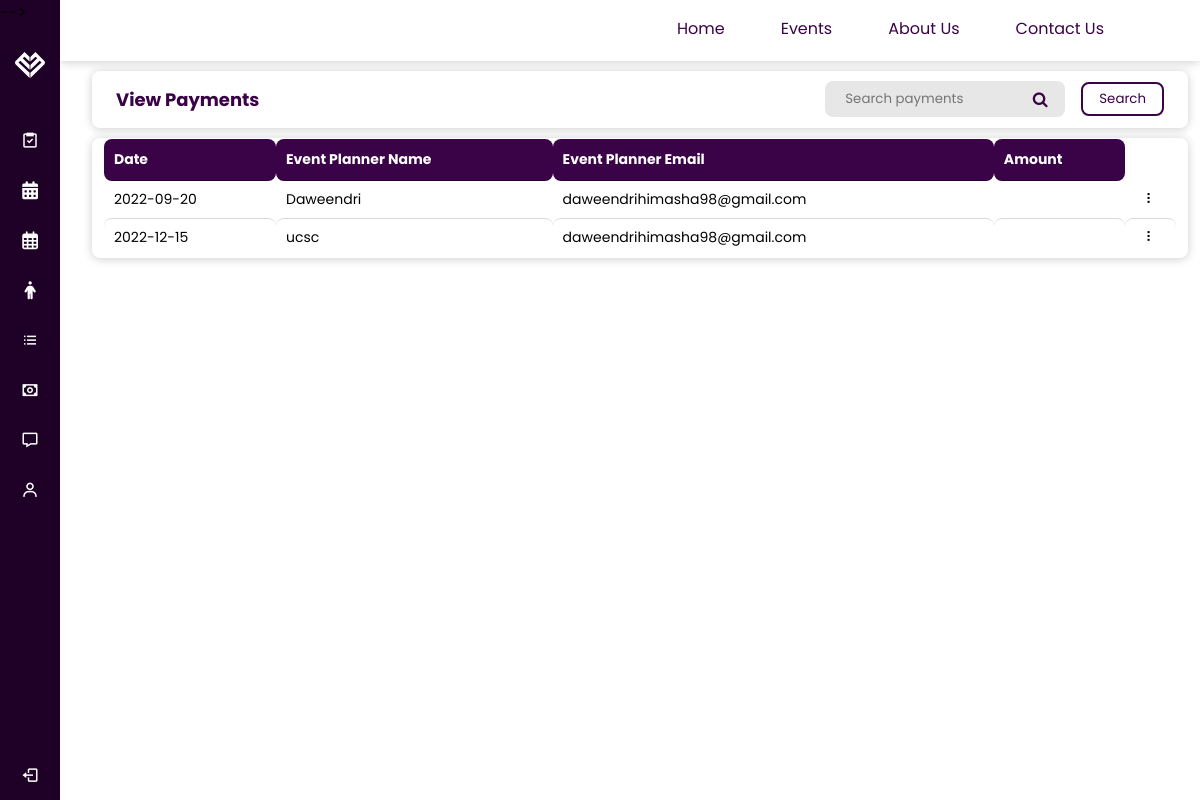
/pages/customer/ViewPayments.php, run on the app's committed database.
### tables this page shows
CREATE TABLE `payments` (
  `id` int(10) NOT NULL,
  `name` varchar(255) DEFAULT NULL,
  `email` varchar(255) DEFAULT NULL,
  `account` varchar(255) DEFAULT NULL,
  `date` varchar(255) DEFAULT NULL,
  `ammount` varchar(255) DEFAULT NULL
);

### pages/customer/ViewPayments.php (the view, shortened to what this page needs)
<?php
include('customer_sidenav.php');
include('customer_header.php');
?>
<!DOCTYPE html>
<html>
<head>
    <link rel="stylesheet" href="../../css/eventPlannerMain.css">
    <link rel="stylesheet" href="../../css/Custcss3.css">
    <link rel="stylesheet" href="https://cdnjs.cloudflare.com/ajax/libs/font-awesome/4.7.0/css/font-awesome.min.css">
    <link rel="stylesheet" href="https://cdn.datatables.net/1.10.19/css/jquery.dataTables.min.css" />
</head>
<body>
    <div class="grid-container-payments">
        <div class="gridSearch">
            <div class="searchSec">
                <div class="page-title"> View Payments </div>
                <div class="input-container">
                    <input class="input-field" type="text" placeholder="Search payments" name="search">
                    <i class="fa fa-search icon"></i>
                </div>
                <button type="submit" class="srcButton">Search</button>
            </div>
        </div>
        <div class="gridMain">
            <table id="example" class="display">
                <thead>
                    <tr>
                        <th>Date</th>
                        <th>Event Planner Name</th>
                        <th>Event Planner Email</th>
                        <th>Amount</th>
                    </tr>
                </thead>
                <tbody>
                    <?php
                    $sName = "localhost";
                    $uName = "root";
                    $pass = "";
                    $db_name = "eventra";
                    $conn = mysqli_connect($sName, $uName, $pass, $db_name);
                    $sql = "SELECT * FROM `payments`";
                    $result = mysqli_query($conn, $sql);
                    while ($row = mysqli_fetch_assoc($result)) {
                    ?>
                        <tr>
                            <td><?php echo $row['date'] ?></td>
                            <td><?php echo $row['name'] ?></td>
                            <td><?php echo $row['email'] ?></td>
                            <td><?php echo $row['amount'] ?></td>
                            <td class="tCenter menu">&#10247
                        </td>
                        <?php
                    }
                        ?>
                        </tr>
                </tbody>
            </table>
        </div>
    </div>
</body>
</html>

### css/sidenav.css (style rules this page uses)
* { margin: 0; padding: 0; box-sizing: border-box; font-family: 'Poppins', sans-serif; }

### css/navigationBar.css (style rules this page uses)
* { margin: 0; padding: 0; box-sizing: border-box; font-family: 'Poppins', sans-serif; }
:root { --mainColor: #490258; }

### css/eventPlannerMain.css (style rules this page uses)
body { font-family: 'Nunito'; background: #FAFAFA; width: 100%; height: 100%; margin: 0; padding: 0; background: #fff; }
:root { --mainColor: #3a0247; --mainGradient: linear-gradient(94.56deg, #6C429C 0%, #7D56AA 100%); }
.grid-container-payments { margin-left: 240px; transition: all 0.5s ease; }
.gridSearch, .gridMain { border-radius: 0.5rem; margin: 0 1vw; padding: 0.2vh 1vw; box-shadow: 0 1px 10px 0 rgba(0, 0, 0, 0.2); }
.gridSearch { grid-area: search; }
.gridMain { grid-area: main; }
.grid-container-payments { display: grid; grid-template-areas: 'search' 'main'; gap: 10px; padding: 10px 0 10px 20px; }
table { width: 100%; border-radius: .5rem; font-size: 14px; }
th { background-color: var(--mainColor); color: white; padding: 1rem; text-align: center; cursor: pointer; }
th, td { padding: 10px 5px; border-radius: .5rem; position: relative; }
tr { cursor: pointer; }
tr:nth-child(even) { background-color: #f2f2f2; }
.tCenter { text-align: center; }
.searchSec { display: flex; align-items: center; flex-grow: 1; padding: 0.5vh 1vw; position: relative; justify-content: start; }
.input-container { display: -ms-flexbox; display: flex; width: 240px; background-color: rgb(231, 231, 231); vertical-align: middle; align-items: center; border-radius: 0.5rem; padding-left: 0.5rem; margin: 5px 0; }
.searchSec .input-field { padding: 0 12px; }
.page-title { flex-grow: 1; font-size: 18px; font-weight: 900px; font-weight: 700; color: #3a0247; }
.icon { padding: 10px; min-width: 50px; text-align: center; color: var(--mainColor); }
.input-field { width: 100%; padding: 0.5rem; outline: none !important; border: 0 !important; background-color: rgb(231, 231, 231); }
.srcButton { border: 2px solid var(--mainColor); color: var(--mainColor); background-color: #fff; text-align: center; display: inline-block; cursor: pointer; border-radius: .5rem; padding: 5px 1rem; margin-left: 1rem; }
input[type=text], select, textarea { width: 100%; padding: 12px; border: 1px solid #ccc; border-radius: 4px; resize: vertical; }
@media (max-width:1240px) { .grid-container-payments { margin-left: 60px; } }

### css/Custcss3.css (style rules this page uses)
th, td { padding: 10px 5px; border-radius: .5rem; position: relative; }
tr { cursor: pointer; }
.tCenter { text-align: center; }

### data on the page
payments: date "2022-09-20", name "Daweendri", email "daweendrihimasha98@gmail.com"
payments: date "2022-12-15", name "ucsc", email "daweendrihimasha98@gmail.com"
